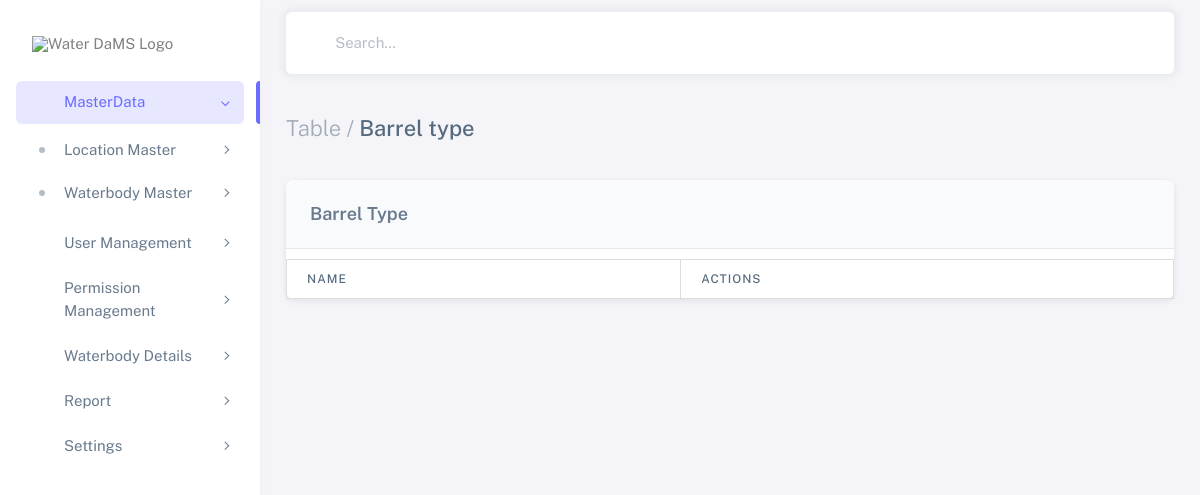
The app's page /barrel-types/, older data.
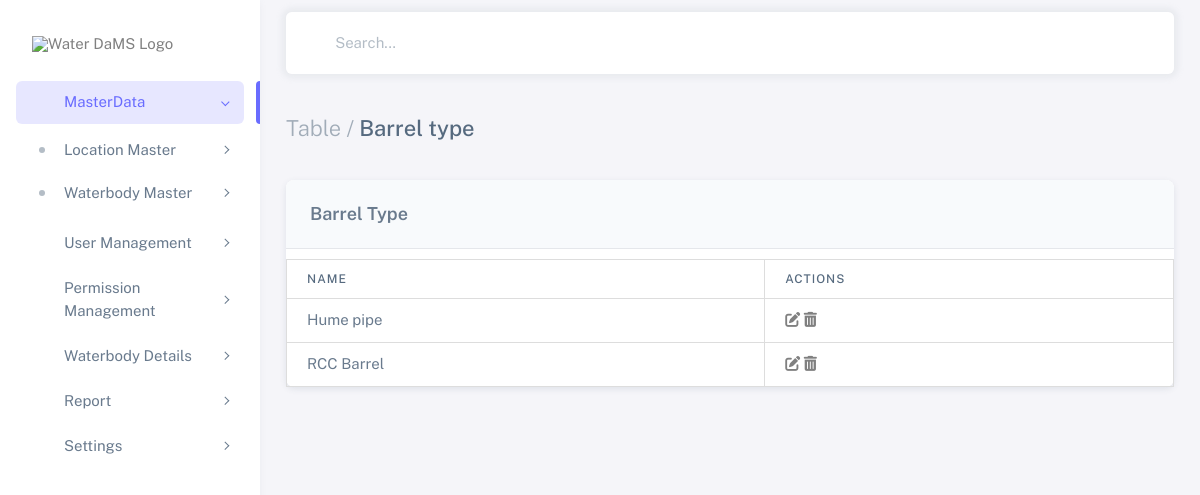
The same page, newer data.
### waterbodies_app/models.py (models this page shows, shortened)
class BarrelType(models.Model):
    name = models.CharField(max_length=255)

### waterbodies_app/views.py (the view)
# urls.py: path('barrel-types/', views.barrel_type_list, name='barrel_type_list'),
def barrel_type_list(request):
    barrel_types = BarrelType.objects.all()
    return render(request, 'barrel_type_list.html', {'barrel_types': barrel_types})

### templates/barrel_type_list.html (shortened to what the changed rows need)
<!DOCTYPE html>
{%load static%}
<html
class="light-style layout-menu-fixed layout-compact"
dir="ltr"
data-theme="theme-default"
data-assets-path="{% static 'assets/' %}"
data-template="vertical-menu-template-free">
<!DOCTYPE html>
<html lang="en" class="light-style layout-wide customizer-hide" dir="ltr" data-theme="theme-default">
<head>
    {% load static %}
    <link rel="stylesheet" href="{% static 'assets/vendor/fonts/boxicons.css' %}"/>
    <link rel="stylesheet" href="https://cdnjs.cloudflare.com/ajax/libs/font-awesome/6.5.2/css/all.min.css">
    <link rel="stylesheet" href="{% static 'assets/vendor/css/core.css' %}" class="template-customizer-core-css"/>
    <link rel="stylesheet" href="{% static 'assets/vendor/css/theme-default.css' %}" class="template-customizer-theme-css"/>
    <link rel="stylesheet" href="{% static 'assets/css/demo.css' %}"/>
    <link rel="stylesheet" href="{% static 'assets/vendor/libs/perfect-scrollbar/perfect-scrollbar.css' %}"/>
    <link rel="stylesheet" href="{% static 'assets/vendor/css/pages/page-auth.css' %}"/>
</head>
  <body>
    <div class="layout-wrapper layout-content-navbar">
      <div class="layout-container">
        <div class="layout-page">
          <div class="content-wrapper">
            <div class="container-xxl flex-grow-1 container-p-y">
              <div class="card">
                <div class="table-responsive text-nowrap">
                    <table class="table">
                        <thead>
                            <tr class="text-nowrap">
                                <th>Name</th>
                                <th>Actions</th>
                            </tr>
                        </thead>
                        <tbody>
                            {% for barrel_type in barrel_types %}
                            <tr>
                                <td>{{ barrel_type.name }}</td>
                                <td>
                                    <a href="javascript:void(0)" class="edit-barrel-type" data-id="{{ barrel_type.id }}"
                                    data-name="{{ barrel_type.name }}">
                                    <i class="fas fa-edit"></i></a>
                                    <a href="javascript:void(0)" class="delete-barrel-type" data-id="{{ barrel_type.id }}"
                                    data-name="{{ barrel_type.name }}">
                                    <i class="fas fa-trash-alt"></i></a>
                                </td>
                            </tr>
                            {% endfor %}
                        </tbody>
                    </table>
                </div>
            </div>
          </div>
        </div>
      </div>
    </div>
  </body>
</html>

Row changes from the older to the newer data that the page shows:
added BarrelType: name "Hume pipe"
added BarrelType: name "RCC Barrel"
